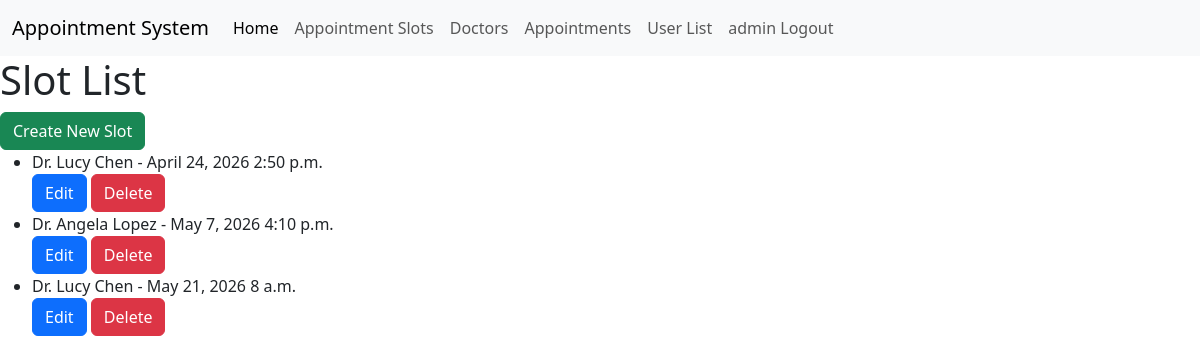
The app's page /slots/ (signed in) with its own data.
### appointments/models.py (models this page shows, shortened)
class AppointmentSlot(models.Model):
    doctor = models.ForeignKey(Doctor, on_delete=models.CASCADE)
    date = models.DateField()
    time = models.TimeField()

class Doctor(models.Model):
    name = models.CharField(max_length=100)
    speciality = models.CharField(max_length=100)

### appointments/views.py (the view)
# urls.py: path('slots/', slot_list, name='slot_list'),
def slot_list(request):
    slots = AppointmentSlot.objects.all()
    return render(request, 'appointments/slot_list.html', {'slots': slots})

### templates/appointments/slot_list.html (shortened to what this page needs)
{% extends 'base.html' %}
{% block content %}
    <h1>Slot List</h1>
    {% if user.is_staff %}
        <a href="{% url 'create_slot' %}" class="btn btn-success">Create New Slot</a>
    {% endif %}
    <ul>
        {% for slot in slots %}
            <li>{{ slot.doctor.name }} - {{ slot.date }} {{ slot.time }}</li>
            {% if user.is_staff %}
                <a href="{% url 'edit_slot' slot.id %}" class="btn btn-primary">Edit</a>
                <a href="{% url 'delete_slot' slot.id %}" class="btn btn-danger">Delete</a>
            {% endif %}
        {% endfor %}
    </ul>
{% endblock %}

### templates/base.html (shortened to what this page needs)
{% load static %}
<!DOCTYPE html>
<html lang="en">
<head>
    <link href="https://cdn.jsdelivr.net/npm/bootstrap@5.3.8/dist/css/bootstrap.min.css" rel="stylesheet">
</head>
<body>
<nav class="navbar navbar-expand-lg bg-body-tertiary">
    <div class="container-fluid">
        <a class="navbar-brand" href="#">Appointment System</a>
        <div class="collapse navbar-collapse" id="navbarSupportedContent">
            <ul class="navbar-nav me-auto mb-2 mb-lg-0">
                <li class="nav-item">
                    <a class="nav-link active" aria-current="page" href="{% url 'index' %}">Home</a>
                </li>
                <li class="nav-item">
                    <a class="nav-link"
                       href="{% url 'slot_list' %}">
                        Appointment Slots
                    </a>
                </li>
                <li class="nav-item">
                    <a class="nav-link"
                       href="{% url 'doctor_list' %}">
                        Doctors
                    </a>
                </li>
                {% if not user.is_authenticated %}
                <li class="nav-item">
                    <a class="nav-link"
                       href="{% url 'register' %}">
                        Register
                    </a>
                </li>
                <li class="nav-item">
                    <a class="nav-link"
                       href="{% url 'login' %}">
                        Login
                    </a>
                </li>
                {% else %}
                <li class="nav-item">
                    <a class="nav-link"
                       href="{% url 'my_appointments' %}">
                        {% if user.is_staff %}
                            Appointments
                        {% else %}
                            My Appointments
                        {% endif %}
                    </a>
                </li>
                {% if user.is_staff %}
                    <li class="nav-item">
                    <a class="nav-link"
                       href="{% url 'user_list' %}">
                        User List
                    </a>
                </li>
                {% endif %}
                <li class="nav-item">
                    <form method="post" action="{% url 'logout' %}">
                        <button type="submit" class="nav-link">{{ user.username }} Logout</button>
                    </form>
                </li>
                {% endif %}
            </ul>
        </div>
    </div>
</nav>
{% block content %}
{% endblock %}
</body>
</html>

### records on screen
AppointmentSlot: doctor.name "Dr. Lucy Chen", date "April 24, 2026", time "2:50 p.m."
AppointmentSlot: doctor.name "Dr. Angela Lopez", date "May 7, 2026", time "4:10 p.m."
AppointmentSlot: doctor.name "Dr. Lucy Chen", date "May 21, 2026", time "8 a.m."

### other values on screen
{{ user.username }} "admin"
